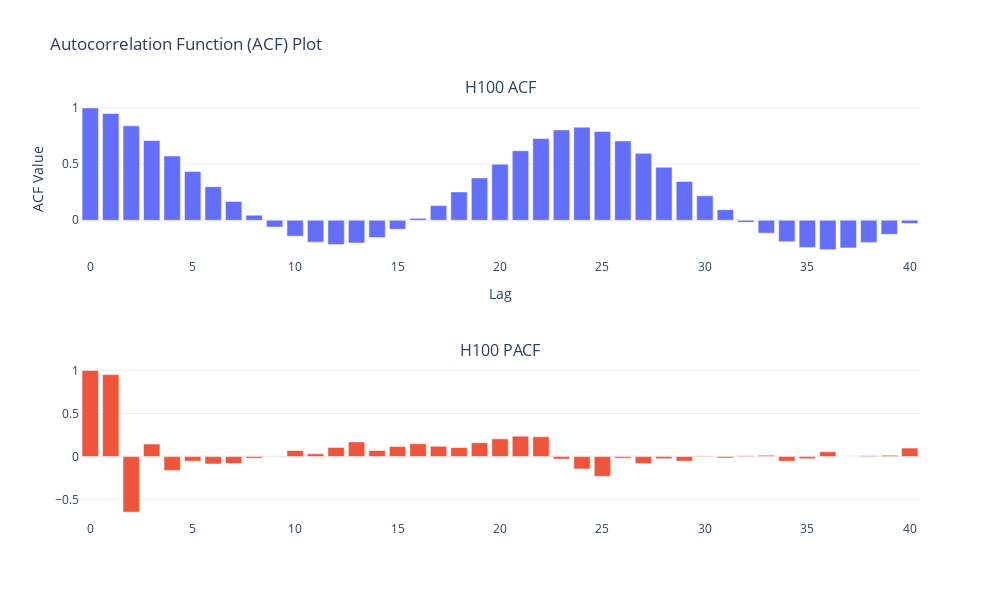

The notebook cell saved with this chart:
### Code cell
acf_values = acf(ds['y'], nlags=40)
pacf_values = pacf(ds['y'], nlags=40)

lags = list(range(len(acf_values)))

# Create Plotly figure
fig = make_subplots(rows=2, cols=1, subplot_titles=('H100 ACF', 'H100 PACF'))

# Add ACF values as a bar chart
fig.add_trace(go.Bar(x=lags, y=acf_values), row=1, col=1)
fig.add_trace(go.Bar(x=lags, y=pacf_values), row=2, col=1)

# Customize the layout
fig.update_layout(
    showlegend=False,
    title='Autocorrelation Function (ACF) Plot',
    xaxis_title='Lag',
    yaxis_title='ACF Value',
    template='plotly_white',
    height=600, width=1000
)

# Show the figure
fig.show()

### Figure 1 — Plotly figure (JSON) as saved in the notebook; plotly's stock layout.template omitted (floating-point values rounded to 4 significant figures)
{"data": [{"type": "bar", "x": [0, 1, 2, 3, 4, 5, 6, 7, 8, 9, 10, 11, 12, 13, 14, 15, 16, 17, 18, 19, 20, 21, 22, 23, 24, 25, 26, 27, 28, 29, 30, 31, 32, 33, 34, 35, 36, 37, 38, 39, 40], "xaxis": "x", "y": [1, 0.9495, 0.8399, 0.7093, 0.5723, 0.4345, 0.2991, 0.1679, 0.04584, -0.06016, -0.1416, -0.1945, -0.2161, -0.2018, -0.154, -0.07947, 0.01735, 0.1308, 0.2525, 0.3762, 0.4993, 0.6188, 0.7272, 0.8042, 0.8285, 0.7908, 0.7062, 0.5953, 0.4727, 0.3451, 0.2177, 0.09458, -0.01857, -0.1147, -0.1901, -0.2414, -0.261, -0.2456, -0.1985, -0.1253, -0.02824], "yaxis": "y"}, {"type": "bar", "x": [0, 1, 2, 3, 4, 5, 6, 7, 8, 9, 10, 11, 12, 13, 14, 15, 16, 17, 18, 19, 20, 21, 22, 23, 24, 25, 26, 27, 28, 29, 30, 31, 32, 33, 34, 35, 36, 37, 38, 39, 40], "xaxis": "x2", "y": [1, 0.9508, -0.6444, 0.1446, -0.1601, -0.05319, -0.08565, -0.08075, -0.01925, 0.004896, 0.07111, 0.03148, 0.1068, 0.1696, 0.07146, 0.1166, 0.1493, 0.1196, 0.1054, 0.1612, 0.2054, 0.2372, 0.2291, -0.02938, -0.1434, -0.2286, -0.01852, -0.08168, -0.02446, -0.05241, -0.005893, -0.01617, 0.01057, 0.0155, -0.053, -0.02543, 0.05553, 0.00223, 0.01059, 0.01488, 0.09838], "yaxis": "y2"}], "layout": {"annotations": [{"font": {"size": 16}, "showarrow": false, "text": "H100 ACF", "x": 0.5, "xanchor": "center", "xref": "paper", "y": 1, "yanchor": "bottom", "yref": "paper"}, {"font": {"size": 16}, "showarrow": false, "text": "H100 PACF", "x": 0.5, "xanchor": "center", "xref": "paper", "y": 0.375, "yanchor": "bottom", "yref": "paper"}], "height": 600, "showlegend": false, "title": {"text": "Autocorrelation Function (ACF) Plot"}, "width": 1000, "xaxis": {"anchor": "y", "domain": [0, 1], "title": {"text": "Lag"}}, "xaxis2": {"anchor": "y2", "domain": [0, 1]}, "yaxis": {"anchor": "x", "domain": [0.625, 1], "title": {"text": "ACF Value"}}, "yaxis2": {"anchor": "x2", "domain": [0, 0.375]}}}
